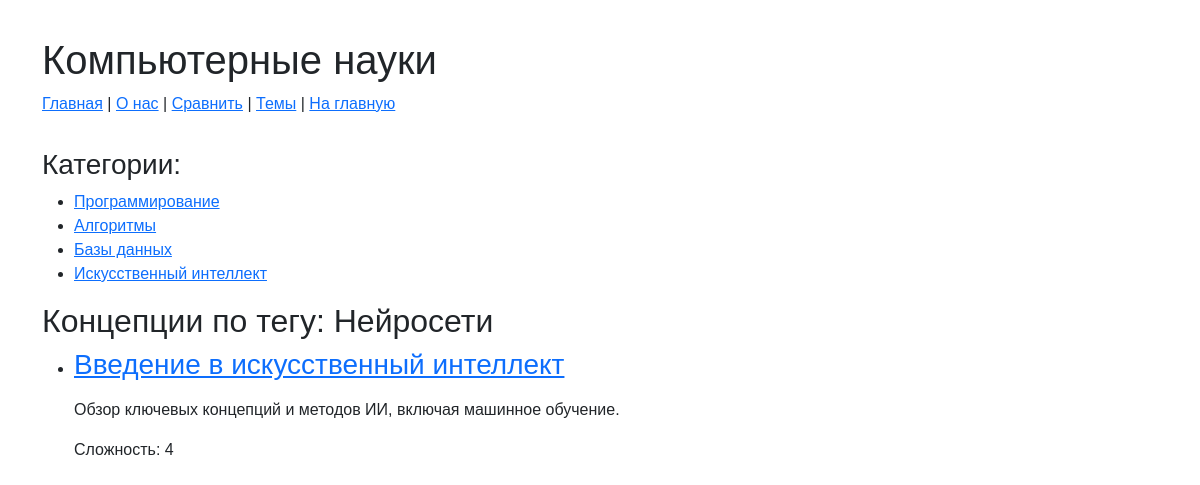
/tag/neyro/, run on an earlier commit of the app's database.
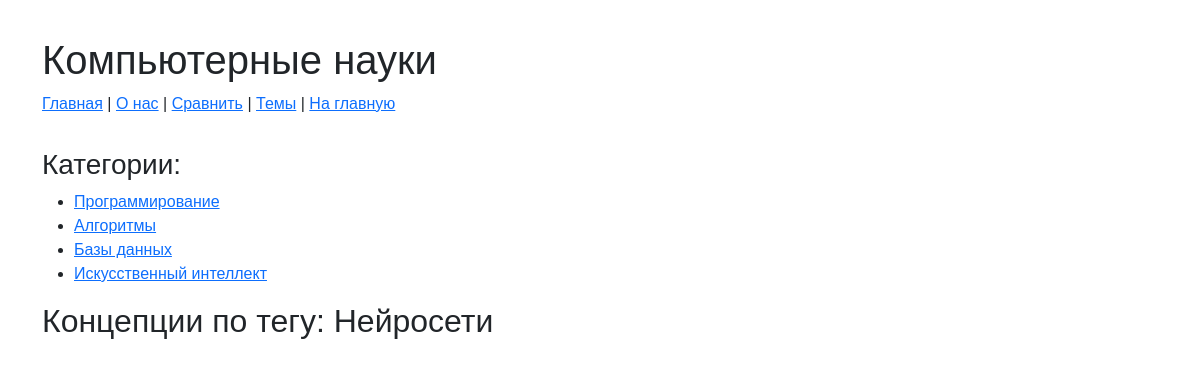
And on a later commit of the database.
### cs/models.py (models this page shows, shortened)
class ComputerScienceConcept(models.Model):
    class Status(models.IntegerChoices):
        DRAFT = 0, 'Черновик'
        PUBLISHED = 1, 'Опубликовано'
    title = models.CharField(max_length=255, verbose_name="Название концепции")
    slug = models.SlugField(max_length=255, unique=True, db_index=True, verbose_name="URL")
    description = models.TextField(blank=True, verbose_name="Описание")
    difficulty = models.IntegerField(default=1, verbose_name="Сложность (от 1 до 5)") # Новое поле для сложности
    time_create = models.DateTimeField(auto_now_add=True, verbose_name="Время создания")
    time_update = models.DateTimeField(auto_now=True, verbose_name="Время обновления")
    is_published = models.BooleanField(choices=Status.choices, default=Status.DRAFT, verbose_name="Публикация")
    field_of_study = models.ForeignKey(
        FieldOfStudy,
        on_delete=models.CASCADE,
        related_name='concepts',
        verbose_name="Область науки",
        null=True,
        blank=True
    )
    objects = models.Manager()         # Стандартный менеджер
    published = PublishedManager()       # Пользовательский менеджер для опубликованных записей
    class Meta:
        ordering = ['-time_create']
        indexes = [models.Index(fields=['-time_create'])]
        verbose_name = "Концепция компьютерных наук"
        verbose_name_plural = "Концепции компьютерных наук"
    def get_absolute_url(self):
        return reverse('concept_detail', kwargs={'concept_slug': self.slug})

### cs/views.py (the view)
# urls.py: path('tag/<slug:tag_slug>/', views.concepts_by_tag, name='concepts_by_tag'),
def concepts_by_tag(request, tag_slug):
    tag = get_object_or_404(Tag, slug=tag_slug)
    concepts = ComputerScienceConcept.published.filter(tags=tag)
    data = {
        'title': f'Концепции по тегу: {tag.name}',
        'concepts': concepts,
        'tag': tag,
    }
    return render(request, 'cs/concepts_by_tag.html', context=data)

### cs/models.py (called while the page is built)
    def get_queryset(self):
        return super().get_queryset().filter(is_published=ComputerScienceConcept.Status.PUBLISHED)

### cs/templatetags/cs_tags.py (called while the page is built)
@register.simple_tag()
def get_categories():
    return categories_db

### cs/templates/cs/concepts_by_tag.html (shortened to what this page needs)
{% extends 'cs/base.html' %}
{% block content %}
  <h2>{{ title }}</h2>
  <ul class="list-articles">
      {% for concept in concepts %}
        <li>
          <h3><a href="{{ concept.get_absolute_url }}">{{ concept.title }}</a></h3>
          <p>{{ concept.description|linebreaks|truncatewords:30 }}</p>
          <p>Сложность: {{ concept.difficulty }}</p>
        </li>
      {% endfor %}
  </ul>
{% endblock %}

What changed in the data, as far as the page shows it:
no longer on this page (row edited): ComputerScienceConcept: title "Введение в искусственный интеллект", description "Обзор ключевых концепций и методов ИИ, включая машинное обучение.", difficulty "4"
